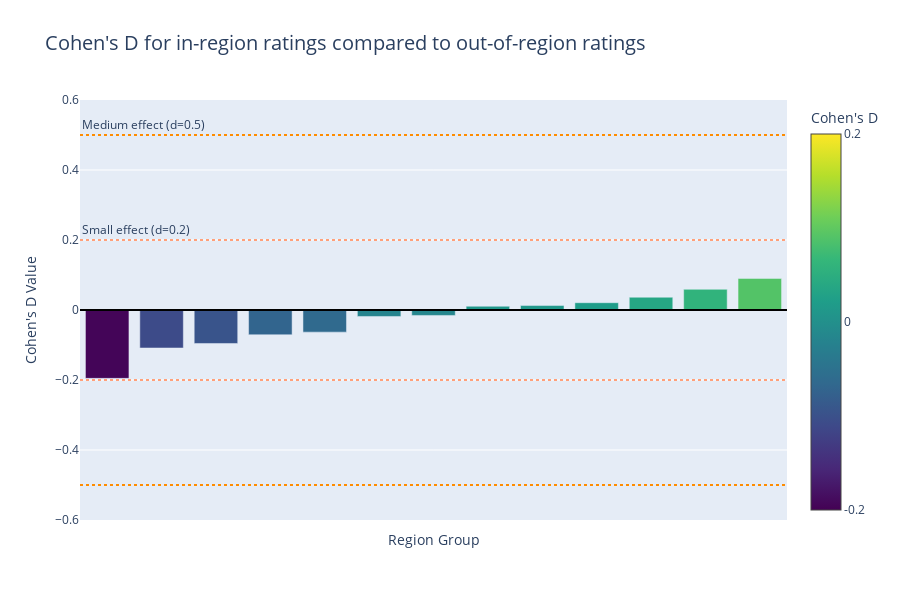

The code cell stored with this chart in its notebook:
### Code cell
regions_cohenD_Q1_plotly(US_ratings, state_groups_df, plot=True)
state_groups_df

### Figure 1 — Plotly figure (JSON) as saved in the notebook; plotly's stock layout.template omitted (floating-point values rounded to 4 significant figures)
{"data": [{"alignmentgroup": "True", "customdata": [["South Dakota, Wyoming"], ["Alabama, Arkansas, South Carolina, Tennessee, Mississippi"], ["Kansas, Nebraska"], ["Utah, Montana, Washington"], ["Pennsylvania, Maryland, Virginia, Kentucky, New Jersey"], ["Wisconsin, Michigan, North Dakota"], ["Missouri, Iowa, Minnesota, New Mexico, Nevada, Idaho"], ["West Virginia, Ohio, Delaware, New York"], ["Georgia, North Carolina, Florida"], ["Texas, Oklahoma, Louisiana, Arizona, Oregon, Colorado, California"], ["New Hampshire, Rhode Island, Maine"], ["Illinois, Indiana"], ["Massachusetts, Connecticut, Vermont"]], "hovertemplate": "<b>States:</b> %{customdata[0]}<extra></extra>", "legendgroup": "", "marker": {"cmax": 0.2, "cmin": -0.2, "color": [-0.1953, -0.1086, -0.09566, -0.07078, -0.06323, -0.01848, -0.01558, 0.0107, 0.01268, 0.02084, 0.03652, 0.05915, 0.09028], "colorbar": {"ticktext": ["-0.2", "0", "0.2"], "tickvals": [-0.2, 0, 0.2], "title": {"text": "Cohen's D"}}, "colorscale": [[0, "#440154"], [0.1111, "#482878"], [0.2222, "#3e4989"], [0.3333, "#31688e"], [0.4444, "#26828e"], [0.5556, "#1f9e89"], [0.6667, "#35b779"], [0.7778, "#6ece58"], [0.8889, "#b5de2b"], [1, "#fde725"]], "pattern": {"shape": ""}}, "name": "", "offsetgroup": "", "orientation": "v", "showlegend": false, "textposition": "auto", "type": "bar", "x": [0, 1, 2, 3, 4, 5, 6, 7, 8, 9, 10, 11, 12], "xaxis": "x", "y": [-0.1953, -0.1086, -0.09566, -0.07078, -0.06323, -0.01848, -0.01558, 0.0107, 0.01268, 0.02084, 0.03652, 0.05915, 0.09028], "yaxis": "y"}], "layout": {"annotations": [{"showarrow": false, "text": "Small effect (d=0.2)", "x": 0, "xanchor": "left", "xref": "x domain", "y": 0.2, "yanchor": "bottom", "yref": "y"}, {"showarrow": false, "text": "Medium effect (d=0.5)", "x": 0, "xanchor": "left", "xref": "x domain", "y": 0.5, "yanchor": "bottom", "yref": "y"}], "barmode": "relative", "height": 600, "legend": {"tracegroupgap": 0}, "shapes": [{"line": {"color": "black", "dash": "solid"}, "type": "line", "x0": 0, "x1": 1, "xref": "x domain", "y0": 0, "y1": 0, "yref": "y"}, {"line": {"color": "#FFA07A", "dash": "dot"}, "type": "line", "x0": 0, "x1": 1, "xref": "x domain", "y0": 0.2, "y1": 0.2, "yref": "y"}, {"line": {"color": "#FFA07A", "dash": "dot"}, "type": "line", "x0": 0, "x1": 1, "xref": "x domain", "y0": -0.2, "y1": -0.2, "yref": "y"}, {"line": {"color": "#FF8C00", "dash": "dot"}, "type": "line", "x0": 0, "x1": 1, "xref": "x domain", "y0": 0.5, "y1": 0.5, "yref": "y"}, {"line": {"color": "#FF8C00", "dash": "dot"}, "type": "line", "x0": 0, "x1": 1, "xref": "x domain", "y0": -0.5, "y1": -0.5, "yref": "y"}], "title": {"font": {"size": 20}, "text": "Cohen's D for in-region ratings compared to out-of-region ratings"}, "width": 900, "xaxis": {"anchor": "y", "domain": [0, 1], "showticklabels": false, "title": {"text": "Region Group"}}, "yaxis": {"anchor": "x", "domain": [0, 1], "range": [-0.6, 0.6], "title": {"text": "Cohen's D Value"}}}}
